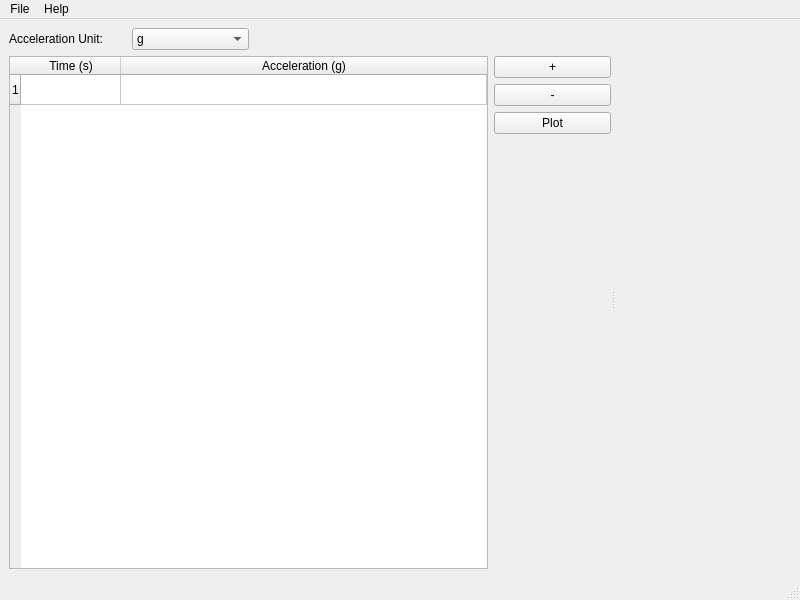
<?xml version="1.0" encoding="UTF-8"?>
<ui version="4.0">
 <class>MainWindow</class>
 <widget class="QMainWindow" name="MainWindow">
  <property name="geometry">
   <rect>
    <x>0</x>
    <y>0</y>
    <width>800</width>
    <height>600</height>
   </rect>
  </property>
  <property name="windowTitle">
   <string>Excitation Generator</string>
  </property>
  <property name="animated">
   <bool>true</bool>
  </property>
  <widget class="QWidget" name="centralwidget">
   <layout class="QGridLayout" name="gridLayout_2">
    <item row="0" column="0">
     <widget class="QSplitter" name="splitter">
      <property name="orientation">
       <enum>Qt::Horizontal</enum>
      </property>
      <widget class="QWidget" name="widget_2" native="true">
       <layout class="QGridLayout" name="gridLayout">
        <item row="1" column="0" rowspan="4" colspan="4">
         <widget class="QTableWidget" name="tableWidget">
          <property name="rowCount">
           <number>1</number>
          </property>
          <property name="columnCount">
           <number>2</number>
          </property>
          <attribute name="horizontalHeaderCascadingSectionResizes">
           <bool>true</bool>
          </attribute>
          <attribute name="horizontalHeaderShowSortIndicator" stdset="0">
           <bool>false</bool>
          </attribute>
          <attribute name="horizontalHeaderStretchLastSection">
           <bool>true</bool>
          </attribute>
          <attribute name="verticalHeaderStretchLastSection">
           <bool>false</bool>
          </attribute>
          <row/>
          <column>
           <property name="text">
            <string>Time (s)</string>
           </property>
          </column>
          <column>
           <property name="text">
            <string>Acceleration (g)</string>
           </property>
          </column>
         </widget>
        </item>
        <item row="1" column="4">
         <widget class="QPushButton" name="pushButton">
          <property name="text">
           <string>+</string>
          </property>
         </widget>
        </item>
        <item row="0" column="2" colspan="3">
         <spacer name="horizontalSpacer">
          <property name="orientation">
           <enum>Qt::Horizontal</enum>
          </property>
          <property name="sizeHint" stdset="0">
           <size>
            <width>40</width>
            <height>20</height>
           </size>
          </property>
         </spacer>
        </item>
        <item row="4" column="4">
         <spacer name="verticalSpacer">
          <property name="orientation">
           <enum>Qt::Vertical</enum>
          </property>
          <property name="sizeHint" stdset="0">
           <size>
            <width>20</width>
            <height>40</height>
           </size>
          </property>
         </spacer>
        </item>
        <item row="2" column="4">
         <widget class="QPushButton" name="pushButton_2">
          <property name="text">
           <string>-</string>
          </property>
         </widget>
        </item>
        <item row="0" column="0">
         <widget class="QLabel" name="label">
          <property name="text">
           <string>Acceleration Unit:</string>
          </property>
         </widget>
        </item>
        <item row="0" column="1">
         <widget class="QComboBox" name="comboBox">
          <item>
           <property name="text">
            <string>g</string>
           </property>
          </item>
          <item>
           <property name="text">
            <string>m/s²</string>
           </property>
          </item>
         </widget>
        </item>
        <item row="3" column="4">
         <widget class="QPushButton" name="pushButton_3">
          <property name="text">
           <string>Plot</string>
          </property>
         </widget>
        </item>
       </layout>
      </widget>
      <widget class="QWidget" name="widget" native="true"/>
     </widget>
    </item>
   </layout>
  </widget>
  <widget class="QStatusBar" name="statusbar"/>
  <widget class="QMenuBar" name="menuBar">
   <property name="geometry">
    <rect>
     <x>0</x>
     <y>0</y>
     <width>800</width>
     <height>21</height>
    </rect>
   </property>
   <widget class="QMenu" name="menuFile">
    <property name="title">
     <string>File</string>
    </property>
    <addaction name="actionNew"/>
    <addaction name="actionOpen"/>
    <addaction name="actionSave"/>
    <addaction name="actionSave_as"/>
    <addaction name="separator"/>
    <addaction name="actionQuit"/>
   </widget>
   <widget class="QMenu" name="menuHelp">
    <property name="title">
     <string>Help</string>
    </property>
    <addaction name="actionAbout"/>
   </widget>
   <addaction name="menuFile"/>
   <addaction name="menuHelp"/>
  </widget>
  <action name="actionAbout">
   <property name="text">
    <string>About</string>
   </property>
   <property name="shortcut">
    <string>F1</string>
   </property>
  </action>
  <action name="actionNew">
   <property name="text">
    <string>New</string>
   </property>
   <property name="shortcut">
    <string>Ctrl+N</string>
   </property>
  </action>
  <action name="actionOpen">
   <property name="text">
    <string>Open...</string>
   </property>
   <property name="shortcut">
    <string>Ctrl+O</string>
   </property>
  </action>
  <action name="actionSave">
   <property name="text">
    <string>Save</string>
   </property>
   <property name="shortcut">
    <string>Ctrl+S</string>
   </property>
  </action>
  <action name="actionSave_as">
   <property name="text">
    <string>Save as...</string>
   </property>
   <property name="shortcut">
    <string>Ctrl+Alt+S</string>
   </property>
  </action>
  <action name="actionQuit">
   <property name="text">
    <string>Quit</string>
   </property>
   <property name="shortcut">
    <string>Ctrl+Q</string>
   </property>
  </action>
 </widget>
 <resources/>
 <connections/>
</ui>
